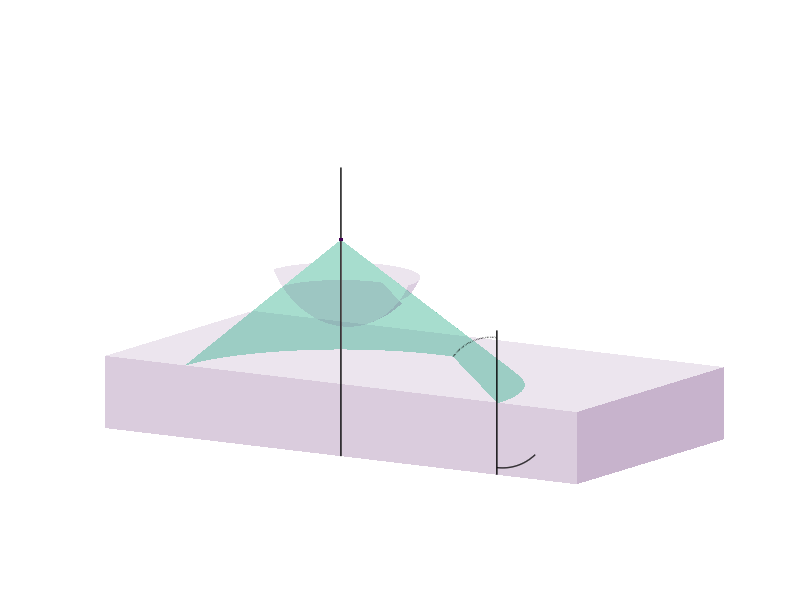

MATLAB code to generate this figure:
% figure for astigmatism paper

flag = 1;

close all
NA = 1.2;
chimax = asin(NA/1.333);
chi = (0:1e2)/100*chimax;
phi = pi/2 + (0:100)/200*2*pi;
foc = 200;
len = 2.1*foc*sin(chimax);

switch flag
    case 1 % perfect image 
        d = 1.5;
        surf([0 len], [-len len], -foc*ones(2,2), zeros(2,2),'facealpha', 0.1) 
        hold on
        surf([0 0; len len], -len*ones(2,2), -foc*[1 d; 1 d], zeros(2,2),'facealpha', 0.3) 
        surf(zeros(2,2), [-len -len; len len], -foc*[1 d; 1 d], zeros(2,2),'facealpha', 0.2)
        plot3([0 0], [0 0], [-d*foc 0.5*foc], 'linewidth', 1, 'color', [0,0,0])
        theta0 = 0.8*chimax;
        rad = foc*tan(theta0);
        theta = asin(1.333*sin(theta0)/1.51);
        surf([0; -rad]*cos(phi),[0; -rad]*sin(phi),[0; -foc]*ones(1,length(phi)),0.6*ones(2,length(phi)), 'facealpha', 0.4)
        surf([-rad; -rad-tan(theta)*(d-1)*foc]*cos(phi),[-rad; -rad-tan(theta)*(d-1)*foc]*sin(phi),[-foc; -d*foc]*ones(1,length(phi)),0.6*ones(2,length(phi)), 'facealpha', 0.4)
        len = 120;
        surf(-len*sin(chi')*cos(phi),len*sin(chi')*sin(phi),-len*cos(chi')*ones(size(phi)),0.*ones(length(chi), length(phi)), 'facealpha', 0.1)
        plot3([0 0],[-rad, -rad],-foc+[-100 100], 'linewidth', 1, 'color', [0 0 0]);
        plot3(0*chi(chi<theta0),-rad+90*sin(chi(chi<theta0)),-foc+90*cos(chi(chi<theta0)),'linewidth', 1, 'color', [0 0 0])
        plot3(0*chi(chi<theta),-rad-90*sin(chi(chi<theta)),-foc-90*cos(chi(chi<theta)),'linewidth', 1, 'color', [0 0 0])
        [x,y,z] = sphere(50);
        surf(3*x,3*y,3*z,zeros(size(x)));
        hold off
        
    case 2 % coverslide 
        d = 1.5;
        dd = 100;
        surf([0 len], [-len len], dd-foc*ones(2,2), zeros(2,2),'facealpha', 0.1) 
        hold on
        surf([0 len], [-len len], -foc*ones(2,2), zeros(2,2),'facealpha', 0.1)         
        surf([0 0; len len], -len*ones(2,2), [dd 0; dd 0]-foc*[1 d; 1 d], zeros(2,2),'facealpha', 0.3) 
        surf(zeros(2,2), [-len -len; len len], [dd 0; dd 0]-foc*[1 d; 1 d], zeros(2,2),'facealpha', 0.2)
        plot3([0 0], [0 0], [-d*foc 0.5*foc], 'linewidth', 1, 'color', [0,0,0])
        theta0 = 0.8*chimax;
        theta = asin(1.333*sin(theta0)/1.51);
        surf([0; -tan(theta0)*foc+tan(theta)*dd]*cos(phi),...
            [0; -tan(theta0)*foc+tan(theta)*dd]*sin(phi),...
            [dd-tan(theta)/tan(theta0)*dd; -foc+dd]*ones(1,length(phi)),0.6*ones(2,length(phi)), 'facealpha', 0.4)
        surf([-tan(theta0)*foc+tan(theta)*dd; -tan(theta0)*foc-tan(theta)*(d-1)*foc]*cos(phi),...
            [-tan(theta0)*foc+tan(theta)*dd; -tan(theta0)*foc-tan(theta)*(d-1)*foc]*sin(phi),...
            [dd-foc; -d*foc]*ones(1,length(phi)),0.6*ones(2,length(phi)), 'facealpha', 0.4)
        theta0 = 0.4*chimax;
        theta = asin(1.333*sin(theta0)/1.51);
        surf([0; -tan(theta0)*foc+tan(theta)*dd]*cos(phi),...
            [0; -tan(theta0)*foc+tan(theta)*dd]*sin(phi),...
            [dd-tan(theta)/tan(theta0)*dd; -foc+dd]*ones(1,length(phi)),0.6*ones(2,length(phi)), 'facealpha', 0.4)
        surf([-tan(theta0)*foc+tan(theta)*dd; -tan(theta0)*foc-tan(theta)*(d-1)*foc]*cos(phi),...
            [-tan(theta0)*foc+tan(theta)*dd; -tan(theta0)*foc-tan(theta)*(d-1)*foc]*sin(phi),...
            [dd-foc; -d*foc]*ones(1,length(phi)),0.6*ones(2,length(phi)), 'facealpha', 0.4)
        
        len = 120;
        %    surf(-len*sin(chi')*cos(phi),len*sin(chi')*sin(phi),-len*cos(chi')*ones(size(phi)),0.*ones(length(chi), length(phi)), 'facealpha', 0.1)
        [x,y,z] = sphere(50);
        surf(3*x,3*y,3*z,zeros(size(x)));
        hold off
        
    case 3 % astigmatism 
        d = 1.5;
        dd = 25;
        surf([0 len], [-len len], -foc*ones(2,2), zeros(2,2),'facealpha', 0.1) 
        hold on
        surf([0 0; len len], -len*ones(2,2), -foc*[1 d; 1 d], zeros(2,2),'facealpha', 0.3) 
        surf(zeros(2,2), [-len -len; len len], -foc*[1 d; 1 d], zeros(2,2),'facealpha', 0.2)
        plot3([0 0], [0 0], [-d*foc 0.5*foc], 'linewidth', 1, 'color', [0,0,0])
        theta0 = 0.8*chimax;
        theta = asin(1.333*sin(theta0)/1.51);
        surf([zeros(1,length(phi)); tan(theta0)*(-foc+dd*cos(2*phi)).*cos(phi)],...
            [zeros(1,length(phi)); tan(theta0)*(-foc+dd*cos(2*phi)).*sin(phi)],...
            [dd*cos(2*phi); -foc*ones(1,length(phi))],0.6*ones(2,length(phi)), 'facealpha', 0.4)
        surf([tan(theta0)*(-foc+dd*cos(2*phi)).*cos(phi); (tan(theta0)*(-foc+dd*cos(2*phi))-tan(theta)*(d-1)*foc).*cos(phi)],...
            [tan(theta0)*(-foc+dd*cos(2*phi)).*sin(phi); (tan(theta0)*(-foc+dd*cos(2*phi))-tan(theta)*(d-1)*foc).*sin(phi)],...
            [-foc; -d*foc]*ones(1,length(phi)),0.6*ones(2,length(phi)), 'facealpha', 0.4)
        len = 120;
        surf(-len*sin(chi')*cos(phi),len*sin(chi')*sin(phi),-len*cos(chi')*ones(size(phi)),0.*ones(length(chi), length(phi)), 'facealpha', 0.1)
        surf(-len*sin(chi')*cos(phi),len*sin(chi')*sin(phi),-sin(chi').^2*dd*cos(2*phi)-len*cos(chi')*ones(size(phi)),0.*ones(length(chi), length(phi)), 'facealpha', 0.3)
        [x,y,z] = sphere(50);
        surf(3*x,3*y,3*z,zeros(size(x)));
        hold off
        
    case 4 % refractive index 
        d = 1.5;
        surf([0 len], [-len len], -foc*ones(2,2), zeros(2,2),'facealpha', 0.1) 
        hold on
        surf([0 0; len len], -len*ones(2,2), -foc*[1 d; 1 d], zeros(2,2),'facealpha', 0.3) 
        surf(zeros(2,2), [-len -len; len len], -foc*[1 d; 1 d], zeros(2,2),'facealpha', 0.2)
        plot3([0 0], [0 0], [-d*foc 0.5*foc], 'linewidth', 1, 'color', [0,0,0])
        theta0 = 0.8*chimax;
        rad = tan(theta0)*foc;
        theta = asin(1.333*sin(theta0)/1.51);
        theta0 = asin(1.51*sin(theta)/1.4);
        surf([-rad; -rad-tan(theta)*(d-1)*foc]*cos(phi),...
            [-rad; -rad-tan(theta)*(d-1)*foc]*sin(phi),...
            [-foc; -d*foc]*ones(1,length(phi)),0.6*ones(2,length(phi)), 'facealpha', 0.4)
        surf([0; -rad]*cos(phi), [0; -rad]*sin(phi),...
            [-foc+rad/tan(theta0); -foc]*ones(1,length(phi)),0.6*ones(2,length(phi)), 'facealpha', 0.4)
        theta0 = 0.4*chimax;
        rad = tan(theta0)*foc;
        theta = asin(1.333*sin(theta0)/1.51);
        theta0 = asin(1.51*sin(theta)/1.4);
        surf([-rad; -rad-tan(theta)*(d-1)*foc]*cos(phi),...
            [-rad; -rad-tan(theta)*(d-1)*foc]*sin(phi),...
            [-foc; -d*foc]*ones(1,length(phi)),0.6*ones(2,length(phi)), 'facealpha', 0.4)
        surf([0; -rad]*cos(phi), [0; -rad]*sin(phi),...
            [-foc+rad/tan(theta0); -foc]*ones(1,length(phi)),0.6*ones(2,length(phi)), 'facealpha', 0.4)
        [x,y,z] = sphere(50);
        surf(3*x,3*y,3*z,zeros(size(x)));
        hold off
end


caxis([0 1])
shading interp
axis image
axis off
view([-58 11])
